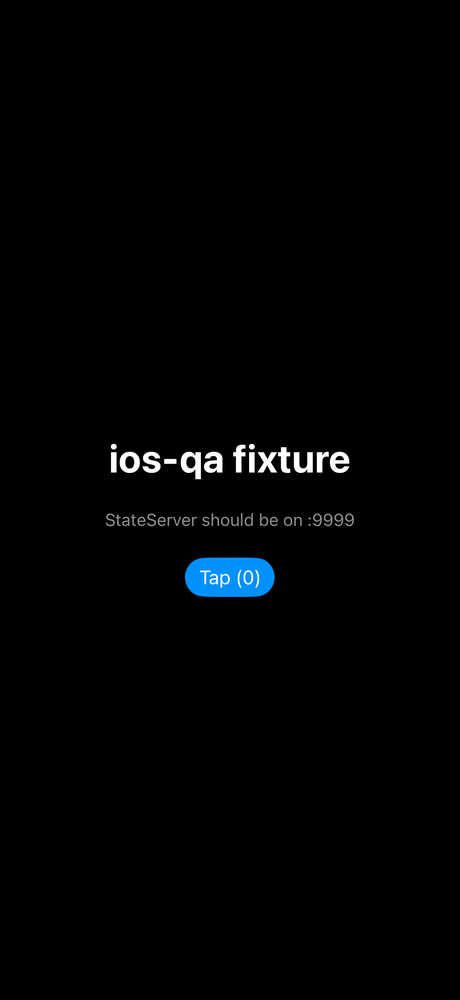
#> input picture test/fixtures/ios-fix/ios-qa-swiftui-tap-pre.png, 460 x 1000 px, shrunk from 1206 x 2622 before the run
$ python -i enhance.py   (imports and definitions only)
#> lines starting #> are read from the running program, lines starting #| are printed output that depends on the picture; after the words box and inside, x2 and y2 are one past the last pixel; in counts of white or black regions, pixels touching at a corner belong together
"""Fast, local, automatic photo enhancement.

Every function takes and returns an RGB ``numpy`` array (``uint8``,
``H x W x 3``) so stages can be composed cheaply without re-encoding between
steps. These are deliberately simple, classical image-processing techniques
(no ML models) so a whole event's worth of photos can be edited in
milliseconds each.
"""
from __future__ import annotations

import cv2
import numpy as np


def auto_white_balance(image: np.ndarray) -> np.ndarray:
    """Gray-world white balance: scale each channel so its mean matches the
    overall gray-level mean, correcting color casts from mixed lighting."""
    result = image.astype(np.float32)
    mean_per_channel = result.reshape(-1, 3).mean(axis=0)
    gray_mean = mean_per_channel.mean()
    # Avoid dividing by ~0 on near-black images.
    scale = gray_mean / np.clip(mean_per_channel, 1.0, None)
    result *= scale
    return np.clip(result, 0, 255).astype(np.uint8)


def auto_levels(image: np.ndarray, *, clip_percent: float = 0.5) -> np.ndarray:
    """Contrast-stretch each channel using percentile clipping so the
    darkest/lightest ``clip_percent`` of pixels are pushed to black/white."""
    result = image.astype(np.float32)
    for channel in range(3):
        channel_data = result[:, :, channel]
        low, high = np.percentile(channel_data, [clip_percent, 100 - clip_percent])
        if high - low < 1e-3:
            continue
        result[:, :, channel] = np.clip((channel_data - low) * 255.0 / (high - low), 0, 255)
    return result.astype(np.uint8)


def auto_exposure(image: np.ndarray, *, target_mean: float = 128.0) -> np.ndarray:
    """Brighten/darken the image so its overall luminance is closer to
    mid-gray, without clipping highlights harder than necessary."""
    gray = cv2.cvtColor(image, cv2.COLOR_RGB2GRAY)
    current_mean = float(gray.mean())
    if current_mean < 1.0:
        return image

    gain = target_mean / current_mean
    gain = float(np.clip(gain, 0.5, 2.0))  # keep adjustments subtle
    adjusted = image.astype(np.float32) * gain
    return np.clip(adjusted, 0, 255).astype(np.uint8)


def deskew_and_crop(image: np.ndarray, *, max_angle: float = 10.0) -> np.ndarray:
    """Straighten a slightly tilted horizon/verticals and trim any resulting
    border. If no confident, small-angle skew is detected, the image is
    returned unchanged rather than risking a bad crop."""
#> called with max_angle = 10
    gray = cv2.cvtColor(image, cv2.COLOR_RGB2GRAY)
    edges = cv2.Canny(gray, 60, 150)
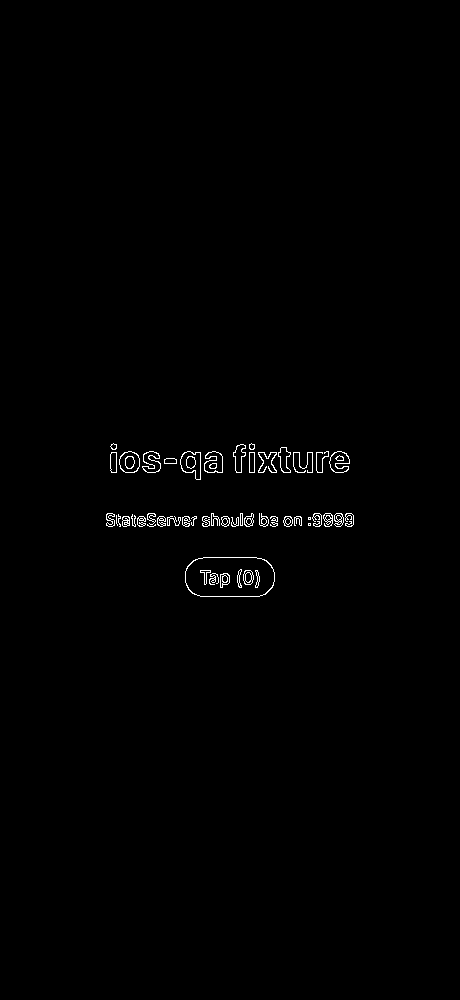
#> edges: shape (1000, 460); 0.64% white in thin lines or dots, all inside (x1, y1, x2, y2) = (106, 443, 354, 597)
    lines = cv2.HoughLinesP(
        edges, 1, np.pi / 180, threshold=120, minLineLength=min(image.shape[:2]) // 4, maxLineGap=10
    )
#> lines = None
    if lines is None:
        return image

    angles = []
    for x1, y1, x2, y2 in lines.reshape(-1, 4):
        angle = np.degrees(np.arctan2(y2 - y1, x2 - x1))
        # Normalize near-horizontal lines to a signed small angle.
        if angle > 45:
            angle -= 90
        elif angle < -45:
            angle += 90
        if abs(angle) <= max_angle:
            angles.append(angle)

    if not angles:
        return image

    skew = float(np.median(angles))
    if abs(skew) < 0.5:
        return image  # not worth rotating

    height, width = image.shape[:2]
    center = (width / 2, height / 2)
    rotation_matrix = cv2.getRotationMatrix2D(center, skew, 1.0)
    rotated = cv2.warpAffine(
        image, rotation_matrix, (width, height), flags=cv2.INTER_LINEAR, borderMode=cv2.BORDER_REPLICATE
    )

    # Trim a small margin so the replicated border isn't visible.
    margin_ratio = min(abs(skew) / 90.0 * 2, 0.05)
    margin_x = int(width * margin_ratio)
    margin_y = int(height * margin_ratio)
    if margin_x and margin_y:
        rotated = rotated[margin_y:-margin_y, margin_x:-margin_x]

    return rotated

>>> import cv2
>>> picture = cv2.cvtColor(cv2.imread('../../../test/fixtures/ios-fix/ios-qa-swiftui-tap-pre.png'), cv2.COLOR_BGR2RGB)
>>> result = deskew_and_crop(picture)
